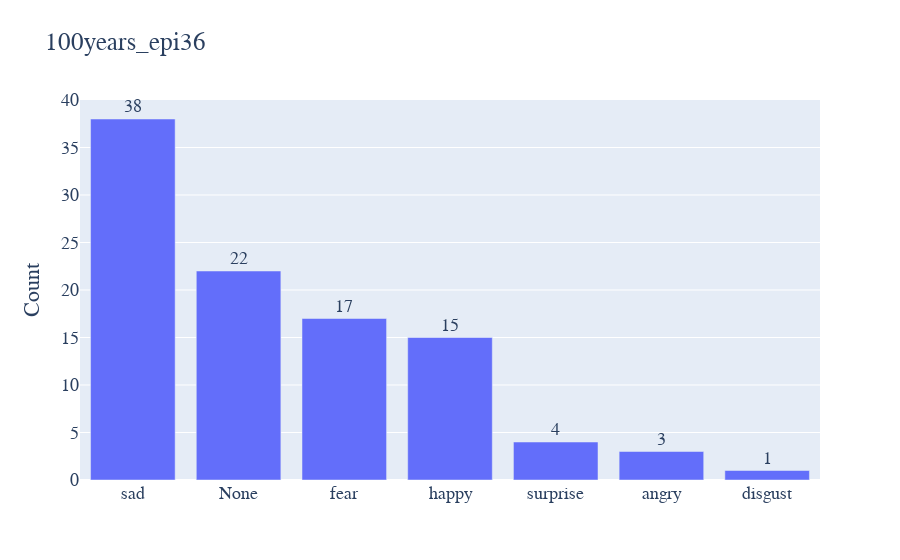

Notebook cell for this chart:
### Code cell
import plotly.graph_objects as go
import pandas as pd



# Create a bar chart
fig = go.Figure(data=[go.Bar(x=tmp_df['emotion'], y=tmp_df['count'],text = tmp_df['count'],textposition = 'outside', cliponaxis=False)])
fig.update_layout(
    title=name+'_'+epi_list[0],
    yaxis_title="Count",
    legend_title="Legend Title",
    font=dict(
        family="Courier New, monospace",
        size=18,
        # color="RebeccaPurple"
    )
)
# Show the plot
fig.show()
fig.write_image("./result/graph/test.png")

### Figure 1 — Plotly figure (JSON) as saved in the notebook; plotly's stock layout.template omitted (floating-point values rounded to 4 significant figures)
{"data": [{"cliponaxis": false, "text": [38, 22, 17, 15, 4, 3, 1], "textposition": "outside", "type": "bar", "x": ["sad", "None", "fear", "happy", "surprise", "angry", "disgust"], "y": [38, 22, 17, 15, 4, 3, 1]}], "layout": {"font": {"family": "Courier New, monospace", "size": 18}, "legend": {"title": {"text": "Legend Title"}}, "title": {"text": "100years_epi36"}, "yaxis": {"title": {"text": "Count"}}}}
